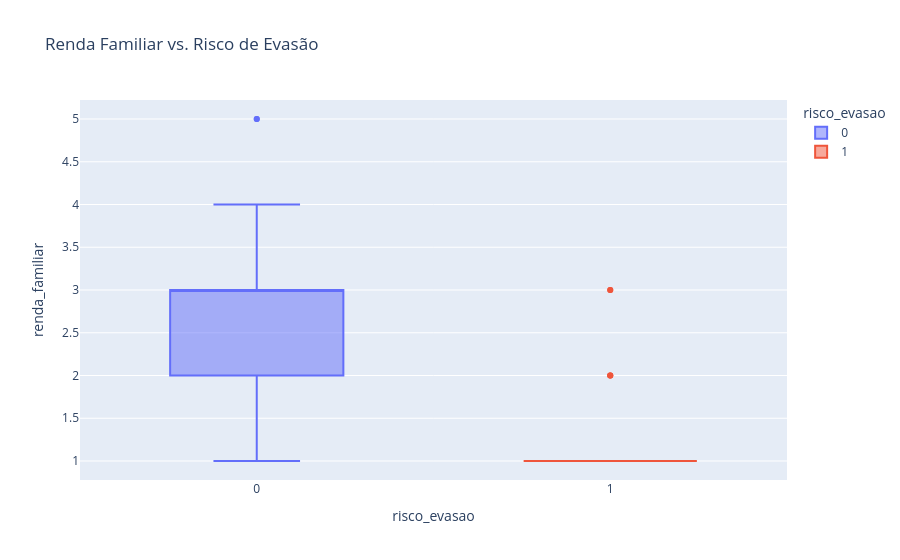

Notebook code cell kept with this figure:
### Markdown cell above
# 7. Análise Socioeconômica

### Code cell
fig = px.box(
    df,
    x="risco_evasao",
    y="renda_familiar",
    color="risco_evasao",
    title="Renda Familiar vs. Risco de Evasão"
)
fig.show()

### Figure 1 — Plotly figure (JSON) as saved in the notebook; plotly's stock layout.template omitted (floating-point values rounded to 4 significant figures)
{"data": [{"alignmentgroup": "True", "hovertemplate": "risco_evasao=%{x}<br>renda_familiar=%{y}<extra></extra>", "legendgroup": "0", "marker": {"color": "#636efa"}, "name": "0", "notched": false, "offsetgroup": "0", "orientation": "v", "showlegend": true, "type": "box", "x": [0, 0, 0, 0, 0, 0, 0, 0, 0, 0, 0, 0, 0, 0, 0, 0, 0, 0, 0, 0, 0, 0, 0, 0, 0, 0, 0, 0, 0, 0, 0, 0, 0, 0, 0, 0, 0, 0, 0, 0, 0, 0, 0, 0, 0, 0, 0, 0, 0, 0, 0, 0, 0, 0, 0, 0, 0, 0, 0, 0, 0, 0, 0, 0, 0, 0, 0, 0, 0, 0, 0, 0, 0, 0, 0, 0, 0, 0, 0, 0, 0, 0, 0, 0, 0, 0, 0, 0, 0, 0, 0, 0], "x0": " ", "xaxis": "x", "y": [3, 3, 1, 2, 4, 5, 3, 2, 4, 3, 5, 2, 3, 2, 3, 2, 3, 2, 3, 2, 3, 2, 3, 2, 3, 2, 3, 2, 3, 2, 3, 2, 3, 2, 3, 2, 3, 2, 3, 2, 3, 2, 3, 2, 3, 2, 3, 2, 3, 2, 3, 2, 3, 2, 3, 2, 3, 2, 3, 2, 3, 2, 3, 2, 3, 2, 3, 2, 3, 2, 3, 2, 3, 2, 3, 2, 3, 2, 3, 2, 3, 2, 3, 2, 3, 2, 3, 2, 3, 2, 3, 2], "y0": " ", "yaxis": "y"}, {"alignmentgroup": "True", "hovertemplate": "risco_evasao=%{x}<br>renda_familiar=%{y}<extra></extra>", "legendgroup": "1", "marker": {"color": "#EF553B"}, "name": "1", "notched": false, "offsetgroup": "1", "orientation": "v", "showlegend": true, "type": "box", "x": [1, 1, 1, 1, 1, 1, 1, 1, 1, 1, 1, 1, 1, 1, 1, 1, 1, 1, 1, 1, 1, 1, 1, 1, 1, 1, 1, 1, 1, 1, 1, 1, 1, 1, 1, 1, 1, 1, 1, 1, 1, 1, 1, 1, 1, 1, 1, 1], "x0": " ", "xaxis": "x", "y": [3, 3, 2, 2, 1, 1, 2, 1, 1, 1, 1, 1, 1, 1, 1, 1, 1, 1, 1, 1, 1, 1, 1, 1, 1, 1, 1, 1, 1, 1, 1, 1, 1, 1, 1, 1, 1, 1, 1, 1, 1, 1, 1, 1, 1, 1, 1, 1], "y0": " ", "yaxis": "y"}], "layout": {"boxmode": "overlay", "legend": {"title": {"text": "risco_evasao"}, "tracegroupgap": 0}, "title": {"text": "Renda Familiar vs. Risco de Evasão"}, "xaxis": {"anchor": "y", "categoryarray": [0, 1], "categoryorder": "array", "domain": [0, 1], "title": {"text": "risco_evasao"}}, "yaxis": {"anchor": "x", "domain": [0, 1], "title": {"text": "renda_familiar"}}}}
